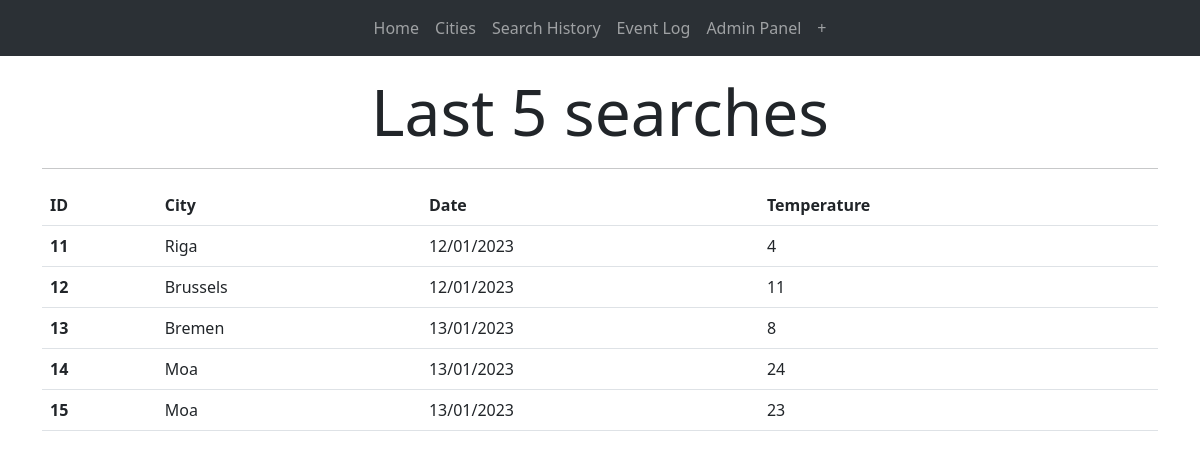
The app's page /log with its own data.
### app.py (models this page shows)
class Log_last5(db.Model): # Task 2 -log last 5 searches
    id = db.Column(db.Integer, primary_key = True, nullable=False)
    city = db.Column(db.String, nullable = False)
    date = db.Column(db.String)
    temperature = db.Column(db.String)

### app.py (the view)
@app.route("/log") # Display log of last 5 searches
def last_5_log_route():
    with app.app_context():
        last_5_query = Log_last5.query.all()
    return render_template("last5.html",last_5_query=last_5_query)

### templates/last5.html (shortened to what this page needs)
{% extends "base.html" %}
{% block main %}
<h1 class="display-3 fw-normal lh-1 mt-4 mb-4 text-center">Last 5 searches</h1>
<hr class="featurette-divider">
<table class="table table-hover">
    <thead>
      <tr>
        <th scope="col">ID</th>
        <th scope="col">City</th>
        <th scope="col">Date</th>
        <th scope="col">Temperature</th>
      </tr>
    </thead>
    <tbody>
        {% for l in last_5_query[-5:] %}
    <tr>
        <th scope="row">{{ l.id }}</th>
        <td>{{ l.city }}</td>
        <td>{{ l.date }}</td>
        <td>{{ l.temperature }}</td>
    </tr>
        {% endfor %}
    </tbody>
  </table>
{% endblock %}

### records on screen
Log_last5: id "11", city "Riga", date "12/01/2023", temperature "4"
Log_last5: id "12", city "Brussels", date "12/01/2023", temperature "11"
Log_last5: id "13", city "Bremen", date "13/01/2023", temperature "8"
Log_last5: id "14", city "Moa", date "13/01/2023", temperature "24"
Log_last5: id "15", city "Moa", date "13/01/2023", temperature "23"
